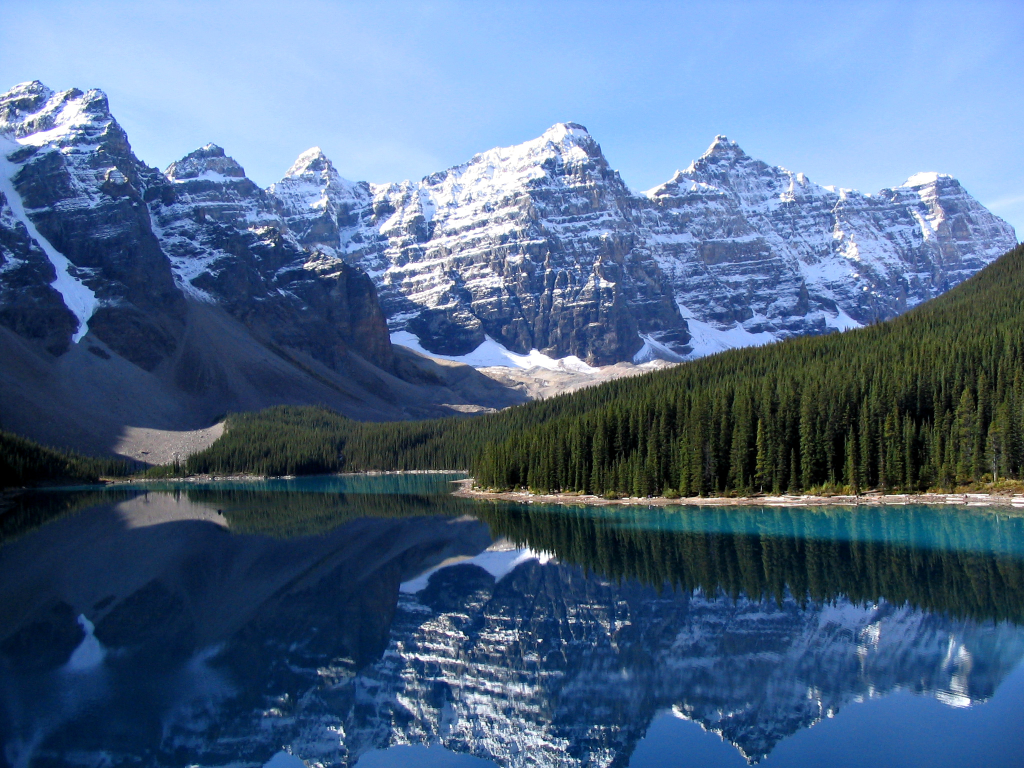
#> input picture imagen.jpg, 2048 x 1536 px (shown at 1/2 size)
$ python Girar_imagen.py
#> lines starting #> are read from the running program, lines starting #| are printed output that depends on the picture
import cv2
import matplotlib.pyplot as plt
from skimage.transform import rotate
import numpy as np
from skimage.io import imread, imshow


image = imread('imagen.jpg')
#> image is the input picture: shape (1536, 2048, 3); mean R, G, B 79.6, 105.9, 138.4

angulo = int(input("¿Cuántos grados quieres girar la imagen? "))
#> the answer given: 3
image_rotated = rotate(image, angle=angulo, resize=True)
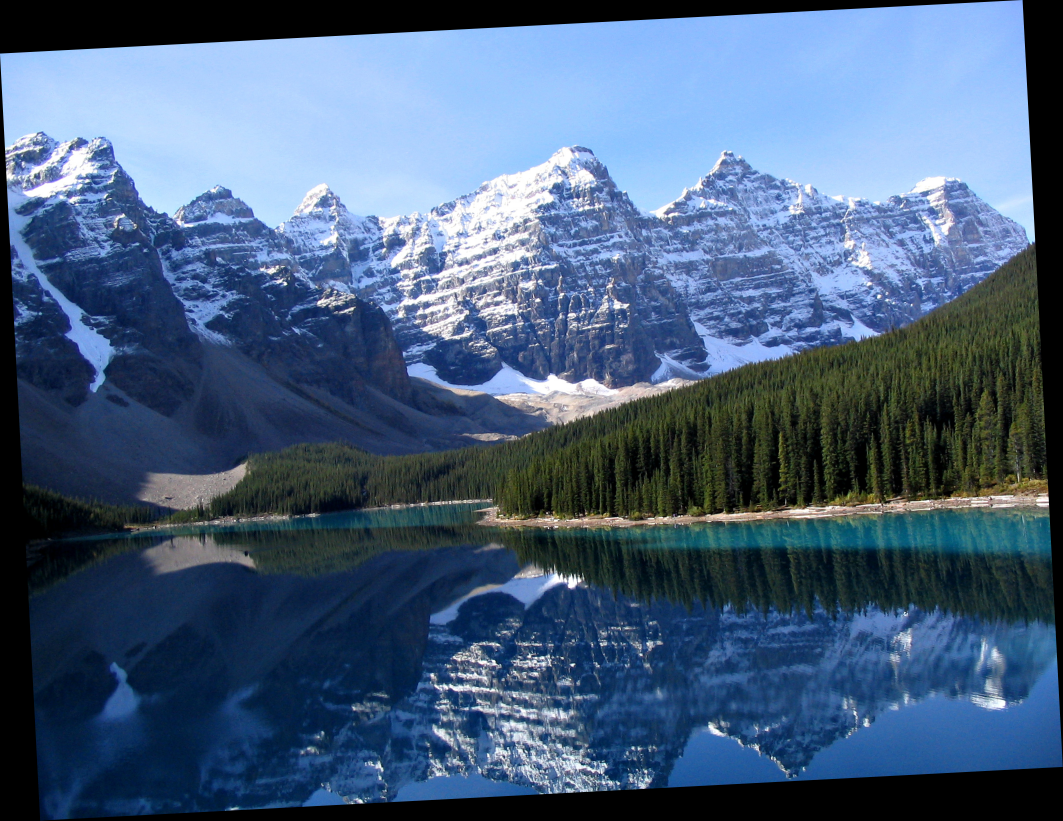
#> image_rotated: shape (1641, 2126, 3) float64 (shown at 1/2 size); mean R, G, B 0.282, 0.374, 0.49

plt.subplot(121), imshow(image)
plt.title('Imagen')
plt.subplot(122), imshow(image_rotated)
plt.title('Imagen rotada')

plt.show()
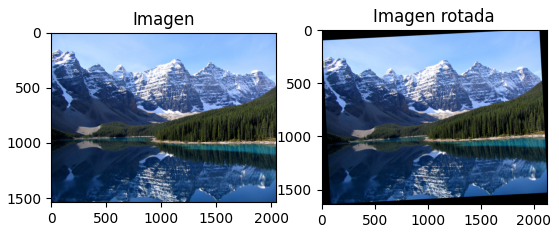
#> figure drawn by matplotlib, 2 panels
